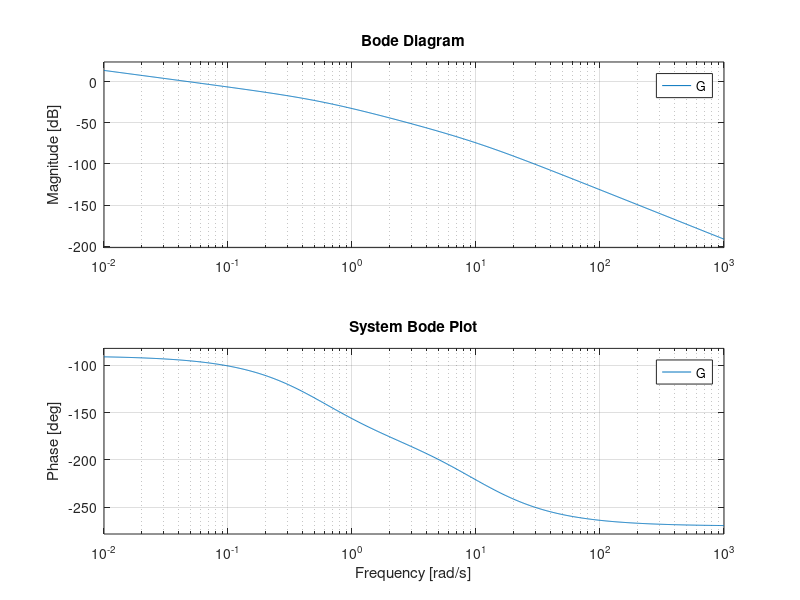
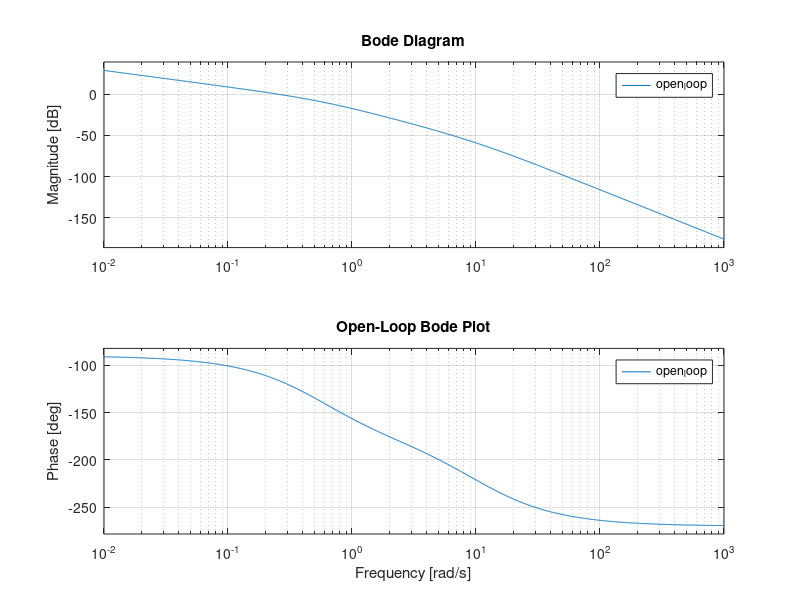
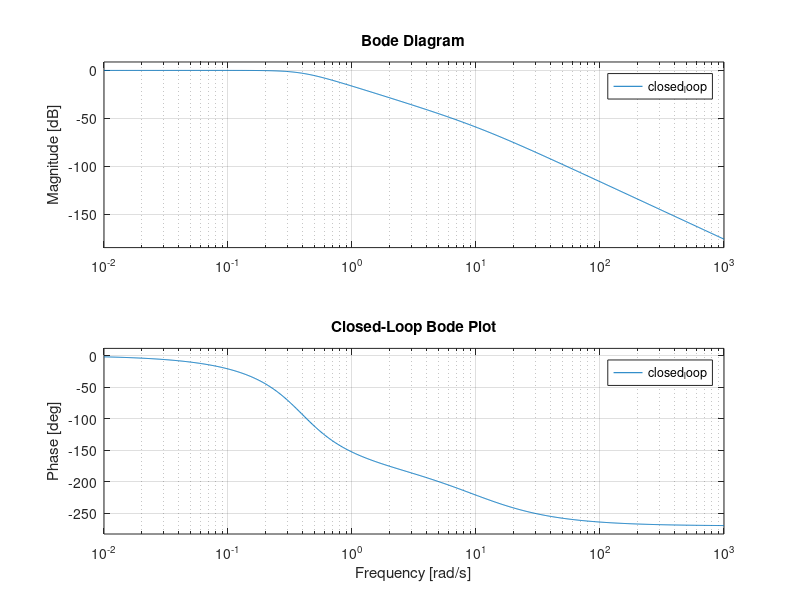

Here is the MATLAB script that generated these plots, in order:
% Pers. num.: 040110
s = tf('s');
L_m = 2;       
R_m = 21;      
b = 1;        
J = 3.5;
K_tau = 38;   
K_m = 0.5;     
n = 1/20;      


G_partial = K_tau / ((s * L_m + R_m) * (J * s + b));

G_0 = G_partial * n / s;

G = G_0 / (1 + G_partial * K_m);

K = 5.8;  %228
F = K;

open_loop = F * G;

% Bode plot for system
figure;
bode(G);
grid on;
title('System Bode Plot');

% Bode plot for open-loop system
figure;
bode(open_loop);
grid on;
title('Open-Loop Bode Plot');

[GM, PM, Wcg, Wcp] = margin(open_loop);
fprintf('Open-Loop Gain Margin (GM): %.2f dB\n', 20*log10(GM));
fprintf('Open-Loop Phase Margin (PM): %.2f degrees\n', PM);
fprintf('Open-Loop phase Crossover Frequency (Wcg): %.2f rad/s\n', Wcg);
fprintf('Open-Loop gain Crossover Frequency (Wcp): %.2f rad/s\n', Wcp);

closed_loop = feedback(open_loop, 1);  

% Bode plot for closed-loop system
figure;
bode(closed_loop);
grid on;
title('Closed-Loop Bode Plot');
